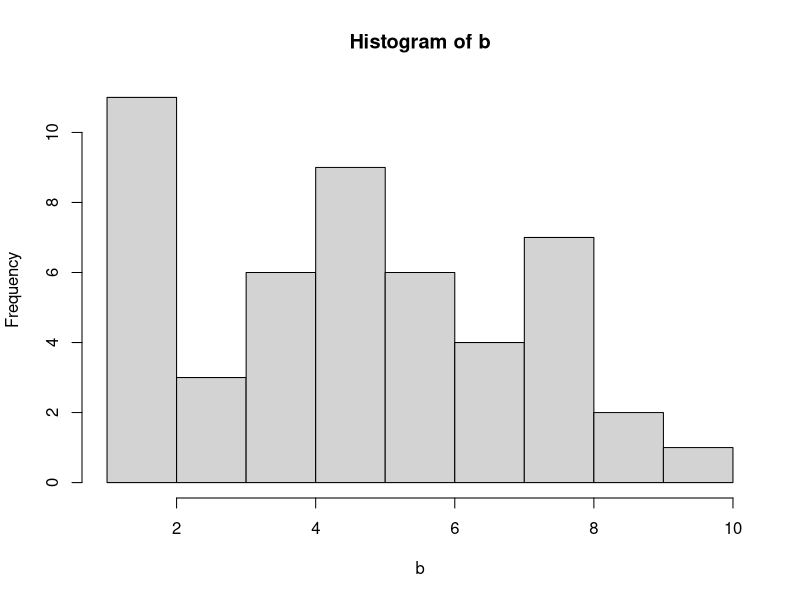

Write the R code that produced this figure.
## ---- chunk 1
a<- 40
sqrt(a)
## ---- chunk 2
b <- c( 4, 1, 5, 3, 8, 2, 2, 6, 8, 5, 4, 1, 6, 5, 4, 5, 7, 9, 10, 1, 1, 3, 5, 4, 6, 4, 8, 6, 5, 5, 7, 8, 9, 8, 8, 2, 1, 4, 3, 2, 5, 1, 5, 6, 8, 6, 7, 2, 7)
mean(b)
median(b)
sd(b)
hist(b)
## ---- chunk 3
annie <- c(55, 95, 85, 65, 65, 85, 65, 95, 65, 75)
saj <- c(65, 85, 95, 75, 65, 55, 55, 75, 95, 85)
carrie <- c(75, 65, 95, 95, 55, 85, 75, 55, 95, 55)
mean(annie)
mean(saj)
mean(carrie)
## ---- chunk 4
sd(annie); sd(saj); sd(carrie)
## ---- chunk 5
median(annie); median(saj); median(carrie)
